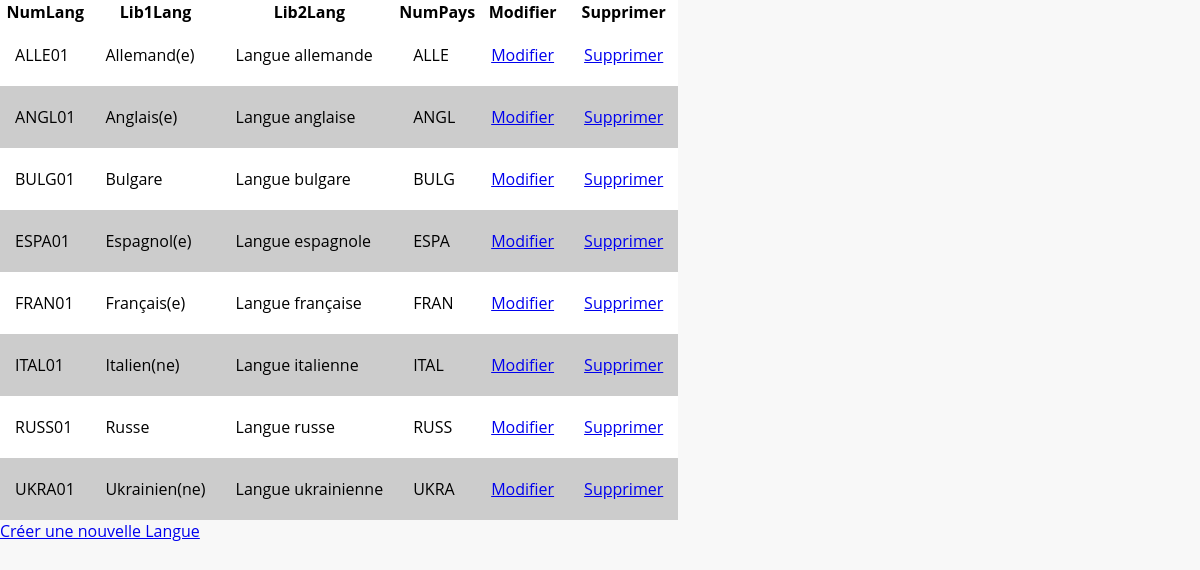
The page /CRUD/Langue/Langue_read.php on the database its author committed.
### tables this page shows
CREATE TABLE `LANGUE` (
  `NumLang` char(8) NOT NULL,
  `Lib1Lang` char(25) DEFAULT NULL,
  `Lib2Lang` char(45) DEFAULT NULL,
  `NumPays` char(4) DEFAULT NULL
);

### CRUD/Langue/Langue_read.php (the view)
<?php
		include '../includes/Connect_PDO.php';
	    $query = "SELECT * FROM LANGUE ORDER BY NumLang ASC;";
	    try {
	      $bdPdo_select = $bdPdo->prepare($query);
	      $bdPdo_select->execute();
	      $NbreData = $bdPdo_select->rowCount();
	      $rowAll = $bdPdo_select->fetchAll();
	    }
	    catch (PDOException $e) {
	      echo 'Erreur SQL : '. $e->getMessage().'<br/>';
	      die();
	    }
	    if ($NbreData != 0) {
?>
<?php include '../includes/Head.php'; ?>
<body>
	<table>
		<thead>
		  <tr>
		      <th>NumLang</th>
		      <th>Lib1Lang</th>
		      <th>Lib2Lang</th>
		      <th>NumPays</th>
		      <th>Modifier</th>
		      <th>Supprimer</th>
		  </tr>
		</thead>
		<tbody>
		<?php
		  foreach ($rowAll as $row) {
		?>
			<tr>
			  <td><?php echo $row['NumLang']; ?></td>
			  <td><?php echo $row['Lib1Lang']; ?></td>
			  <td><?php echo $row['Lib2Lang']; ?></td>
			  <td><?php echo $row['NumPays']; ?></td>
			  <td><a href="Langue_edit.php?id=<?php echo $row['NumLang'] ?>">Modifier</a></td>
			  <td><a href="Langue_delete.php?NumLang=<?php echo $row['NumLang'] ?>">Supprimer</a></td>
			</tr>
		<?php
		  }
		?>
		</tbody>
	</table>
	<?php
	}
	else {
	  echo "Il n'y a aucune langue enregistrée.";
	}
	?>
	<a href="Langue_insert.php">Créer une nouvelle Langue</a>
</body>
</html>

### assets/css/general.css (style rules this page uses)
body { font-family: 'Open Sans', sans-serif; margin: 0px; background-color: #F8F8F8; background-attachment:fixed; background-size: cover; }
a { grid-column: 1/12; width: 100%; }
tr:nth-child(even) { background: #CCC; }
tr:nth-child(odd) { background: #FFF; }
tr { border-top: 1px; border-top-style: none; border-color: black; border-width: 1px; }
td { padding: 20px 15px; }
table { border-collapse: collapse; }

### rows shown on the page
langue: NumLang "ALLE01", Lib1Lang "Allemand(e)", Lib2Lang "Langue allemande", NumPays "ALLE"
langue: NumLang "ANGL01", Lib1Lang "Anglais(e)", Lib2Lang "Langue anglaise", NumPays "ANGL"
langue: NumLang "BULG01", Lib1Lang "Bulgare", Lib2Lang "Langue bulgare", NumPays "BULG"
langue: NumLang "ESPA01", Lib1Lang "Espagnol(e)", Lib2Lang "Langue espagnole", NumPays "ESPA"
langue: NumLang "FRAN01", Lib1Lang "Français(e)", Lib2Lang "Langue française", NumPays "FRAN"
langue: NumLang "ITAL01", Lib1Lang "Italien(ne)", Lib2Lang "Langue italienne", NumPays "ITAL"
langue: NumLang "RUSS01", Lib1Lang "Russe", Lib2Lang "Langue russe", NumPays "RUSS"
langue: NumLang "UKRA01", Lib1Lang "Ukrainien(ne)", Lib2Lang "Langue ukrainienne", NumPays "UKRA"
